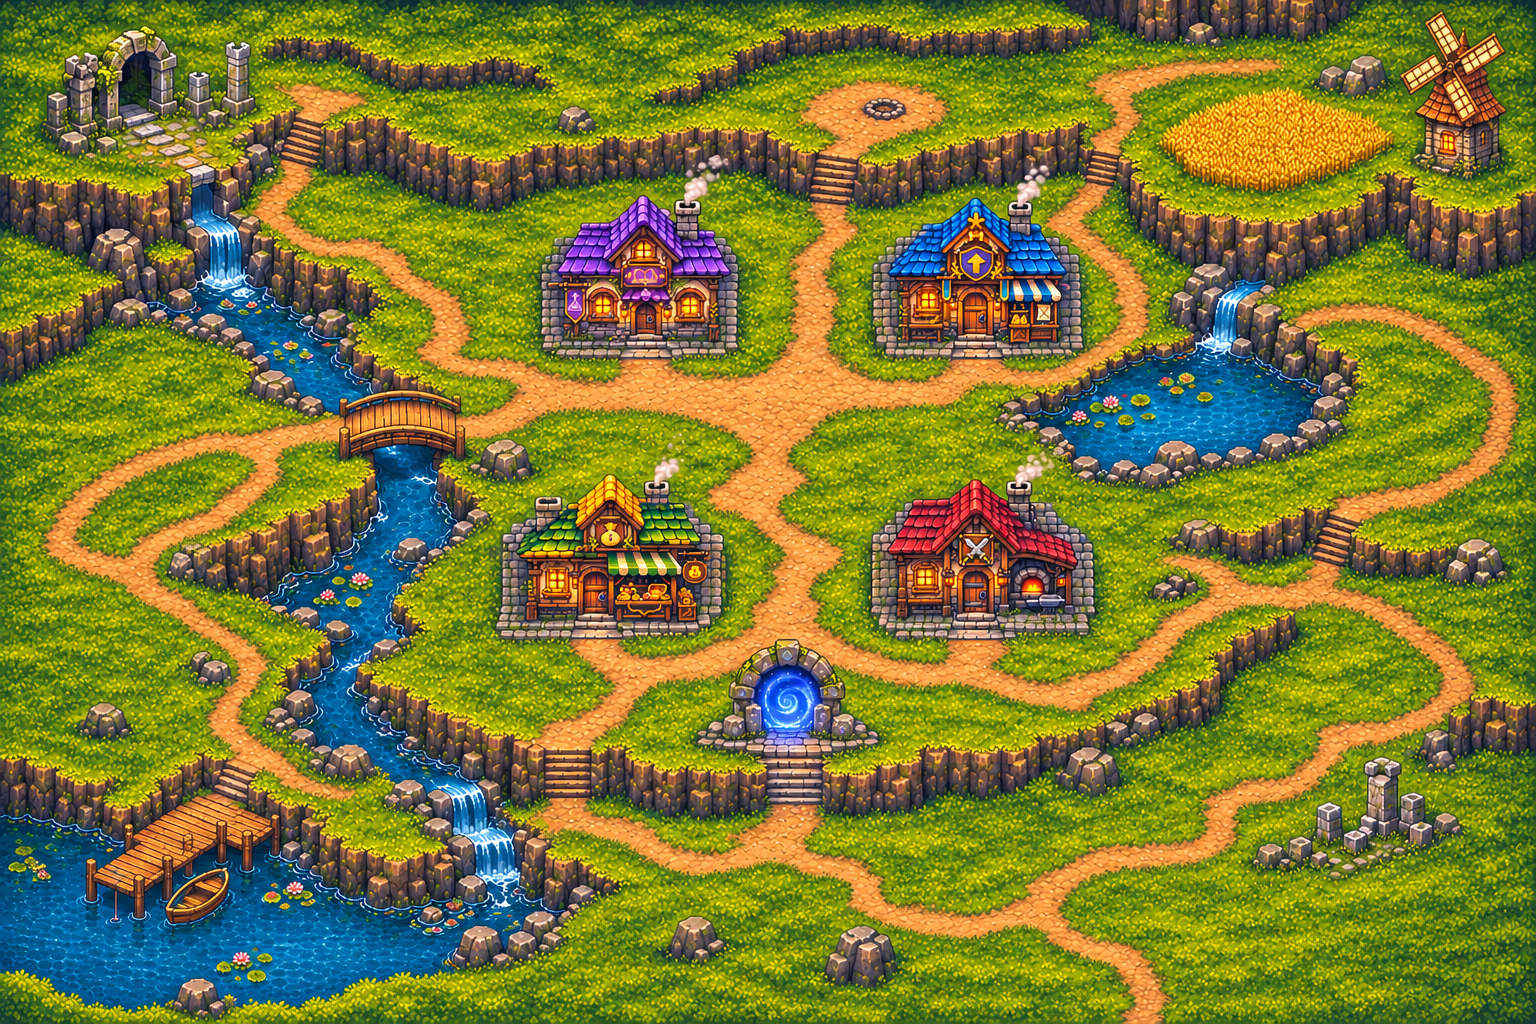

A 2D game scene composited from a Tiled map and its tileset images. What follows is a short description and the map's XML, with each tile layer's data collapsed to a summary:
An orthogonal 24x16 tile map with 64x64 px tiles, 1 tile layer (Ground), 2 tilesets and 81 objects (4x tree_01, 3x tree_02, 3x tree_15, 3x tree_18, 3x tree_06, ...).

<map version="1.10" tiledversion="1.12.2" orientation="orthogonal" renderorder="right-down" width="24" height="16" tilewidth="64" tileheight="64" infinite="0" nextlayerid="6" nextobjectid="287">
 <editorsettings>
  <export target="town1.json" format="json" />
 </editorsettings>
 <tileset firstgid="1" source="Town1GroundTiles.tsx" />
 <tileset firstgid="385" source="Town1Scenery.tsx" />
 <layer id="1" name="Ground" width="24" height="16">
  <data>[384 cells, 384 non-empty, 384 distinct tile ids]</data>
 </layer>
 <objectgroup id="2" name="Interactions">
  <object id="11" name="spellShop" x="616.719" y="304.967" width="56" height="50" />
  <object id="12" name="upgradeShop" x="946.765" y="302.596" width="56" height="52" />
  <object id="13" name="sellShop" x="573.742" y="579.821" width="52" height="51" />
  <object id="14" name="blacksmithShop" x="947.113" y="585.394" width="55" height="50" />
  <object id="15" name="DungeonPortal" x="756.371" y="685.338" width="66" height="47" />
 </objectgroup>
 <objectgroup id="3" name="Spawn">
  <object id="16" name="PlayerSpawn" x="789.202" y="819.156" />
 </objectgroup>
 <objectgroup id="4" name="Walkable">
  <object id="279" x="873.999" y="71.0044">
   <polygon points="0,0 -50.9941,7.74593 -78.1048,21.3013 -88.4327,40.6662 -57.449,75.5229 -68.4224,127.162 -77.4593,140.072 -72.2954,165.247 -100.052,197.521 -97.4697,216.241 -83.2688,233.669 -103.925,269.817 -123.935,288.536 -189.775,287.245 -201.394,285.309 -200.77,248.621 -258.177,247.934 -259.489,284.018 -308.136,284.683 -304.307,357.745 -280.79,352.44 -236.896,356.313 -201.394,360.831 -179.447,367.286 -156.855,383.424 -183.966,407.307 -183.966,427.317 -158.792,449.264 -129.744,466.047 -118.771,485.412 -126.517,515.105 -143.3,545.443 -26.4653,546.088 -39.3752,517.041 -6.45494,483.475 -1.93648,458.947 -58.0945,438.291 -69.7134,428.608 -41.9571,402.143 -65.8404,382.133 -25.1743,352.44 21.3013,349.858 59.3855,348.567 117.48,331.139 143.3,324.684 196.876,313.71 236.251,288.536 271.753,269.171 287.245,254.325 292.409,216.886 285.309,193.648 258.198,165.892 230.442,143.945 239.478,115.544 246.579,84.5598 274.981,59.3855 280.145,38.0842 291.763,25.1743 325.975,19.3648 363.413,16.7829 400.207,11.6189 428.608,1.29099 426.026,-23.2378 380.842,-24.5288 340.176,-22.5923 293.7,-20.0103 255.616,-16.1374 211.077,-10.3279 194.939,0 193.648,12.2644 213.013,33.5657 214.304,51.6396 217.532,78.7503 206.558,110.38 170.411,136.845 158.146,151.046 209.786,185.257 231.087,208.495 225.923,242.06 205.913,266.589 156.21,283.372 131.035,284.663 130.813,238.494 71.3317,237.927 74.2319,282.727 23.8833,285.309 -2.58198,281.436 -22.5923,260.134 -20.6558,223.987 -19.3648,194.294 -1.29099,165.892 -7.74593,139.427 -22.5923,133.617 -14.2009,81.3323 32.2747,73.5864 70.3589,56.158 90.3692,33.5657 86.4963,9.03692 44.5391,0" />
  </object>
  <object id="280" x="824.369" y="683.596">
   <polygon points="0,0 -75.8653,1.89663 -73.9687,69.2271 -58.7956,79.6586 -59.744,119.488 -77.762,136.558 -124.229,140.351 -179.232,128.971 -228.544,116.643 -237.079,111.901 -233.286,65.4339 -201.991,47.4158 -176.387,33.1911 -162.162,17.0697 -128.023,8.53485 -97.0507,10.8715 -81.8094,-15.6422 -58.2191,-31.2843 -11.5947,-29.681 13.169,-7.76228 24.177,7.47906 70.1754,13.2764 114.746,17.0697 162.162,18.9663 214.32,36.9844 255.097,39.8293 302.513,19.9147 348.032,-10.4315 367.947,-31.2945 379.327,-55.0024 432.432,-68.2788 480.797,-73.0204 509.193,-74.5364 495.545,-83.8946 522.888,-103.517 532.954,-158.369 579.422,-172.594 635.372,-183.025 670.46,-198.198 697.961,-243.717 699.858,-305.358 676.15,-343.291 623.044,-370.792 564.248,-392.603 507.349,-391.655 507.349,-357.515 570.887,-339.497 621.147,-311.048 643.907,-285.443 638.217,-249.407 619.251,-230.441 576.577,-219.061 533.902,-209.578 493.125,-194.405 504.505,-181.128 484.59,-130.868 450.45,-116.643 415.363,-112.85 380.275,-129.919 337.601,-137.506 320.531,-124.229 335.704,-112.85 365.102,-94.8317 312.945,-63.5372 271.219,-36.9844 215.268,-18.018 179.232,-20.863 177.15,-83.4869 118.162,-82.5467 116.643,-50.2608 65.4339,-48.3642 36.036,-64.4855 0,-75.8653 -84.4002,-74.917 -115.695,-66.3822 -161.214,-46.4675 -205.785,-48.3642 -204.654,-85.4785 -255.77,-78.6152 -253.201,-53.1057 -270.27,-35.0877 -243.717,-5.6899 -305.358,44.5709 -285.443,64.4855 -282.598,113.798 -298.72,131.816 -279.753,153.627 -245.614,172.594 -193.457,187.767 -147.937,209.578 -98.6249,209.578 -56.899,200.095 -18.018,210.526 33.1911,236.131 81.5552,259.839 168.8,259.839 199.147,255.097 233.286,280.702 271.219,302.513 284.495,340.446 348.981,341.394 358.464,300.616 336.652,263.632 311.996,245.614 254.149,221.906 295.875,202.94 355.619,195.353 402.086,193.457 439.071,172.594 447.606,134.661 494.073,124.229 526.316,98.6249 552.869,71.1238 594.595,60.6923 596.491,43.6226 642.01,25.6046 650.545,-16.1214 641.062,-42.6743 598.388,-73.9687 526.015,-116.73 522.776,-104.459 494.863,-85.1902 546.23,-48.3642 556.662,-21.8113 558.559,0.948317 535.799,24.6562 490.28,26.5529 467.52,45.5192 456.14,66.3822 422.949,77.762 386.913,88.1935 362.257,106.211 348.981,128.971 330.014,142.248 264.58,155.524 222.854,164.059 188.715,181.128 151.731,201.043 115.695,200.095 73.9687,190.612 58.7956,162.162 12.3281,150.782 -1.89663,129.919 -2.84495,87.2451" />
  </object>
  <object id="281" x="567.418" y="355.668">
   <polygon points="0,0 4.12882,74.3187 -104.4,91.4239 -145.688,78.4476 -189.926,77.2679 -222.366,87.295 -255.987,98.5018 -268.963,107.939 -271.912,123.275 -300.224,150.407 -315.56,165.743 -363.926,186.387 -392.828,201.722 -393.417,217.058 -375.723,233.573 -340.333,249.499 -314.97,270.143 -286.068,289.607 -286.658,314.38 -310.251,356.258 -289.017,386.34 -259.526,406.394 -221.187,427.628 -199.363,435.296 -202.312,453.58 -215.878,462.428 -254.807,453.58 -313.79,429.987 -324.997,444.733 -297.865,461.838 -294.916,469.506 -316.739,488.97 -346.231,482.482 -366.285,491.919 -399.316,517.282 -421.729,540.285 -472.455,524.36 -429.397,491.329 -432.346,481.302 -359.207,434.116 -340.333,405.804 -362.156,385.75 -370.414,371.004 -370.414,336.794 -355.078,301.994 -439.424,255.397 -469.506,227.675 -464.787,189.336 -431.757,161.614 -389.289,149.227 -346.231,113.837 -414.651,129.763 -445.323,149.817 -475.404,175.18 -522.001,173.41 -530.258,152.176 -504.306,119.736 -447.092,89.6544 -396.367,71.3696 -323.817,56.034 -263.065,56.034 -227.675,60.1628 -178.719,44.8272 -144.509,44.8272 -109.119,52.1941 -86.1996,24.1963 -54.8543,-9.4373" />
  </object>
  <object id="283" x="38.0874" y="509.82">
   <polygon points="0,0 4.12996,63.326 84.4347,101.413 109.673,22.0264" />
  </object>
  <object id="286" x="543.84" y="348.502">
   <polygon points="-29.2791,-4.31986 -76.407,50.4533 -139.845,18.8679 -138.735,-21.6426 -154.273,-46.6149 -194.784,-82.131 -246.948,-96.0044 -299.112,-135.405 -281.909,-170.366 -268.036,-193.119 -247.503,-232.519 -284.684,-264.151 -273.585,-285.794 -244.173,-286.903 -209.212,-280.244 -178.135,-268.59 -154.828,-256.382 -142.619,-239.179 -162.042,-230.3 -187.569,-223.085 -201.443,-224.75 -224.195,-182.02 -222.531,-157.603 -226.415,-147.614 -209.767,-128.746 -182.02,-124.861 -146.504,-110.433 -112.653,-89.3452 -91.5649,-67.7026 -64.3729,-48.2797 -43.8402,-7.21421" />
  </object>
 </objectgroup>
 <objectgroup id="5" name="Scenery - Y Sorted">
  <object id="200" name="tree_01" gid="385" x="42" y="421" width="135" height="127" />
  <object id="201" name="tree_02" gid="386" x="138.613" y="395.813" width="135" height="144" />
  <object id="202" name="tree_03" gid="387" x="371.631" y="681.91" width="135" height="124" />
  <object id="203" name="tree_04" gid="388" x="505.814" y="477.73" width="135" height="115" />
  <object id="205" name="tree_11" gid="395" x="996.96" y="502.922" width="135" height="134" />
  <object id="206" name="tree_15" gid="399" x="1197.85" y="502.575" width="135" height="142" />
  </objectgroup>
</map>
<!-- 64 of 81 objects omitted -->
